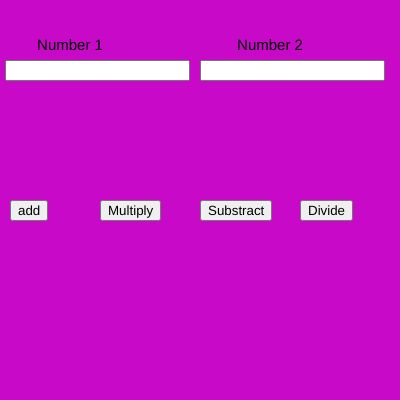
Frame 1 (no input)
Frame 60 (no input): identical to frame 1, image omitted
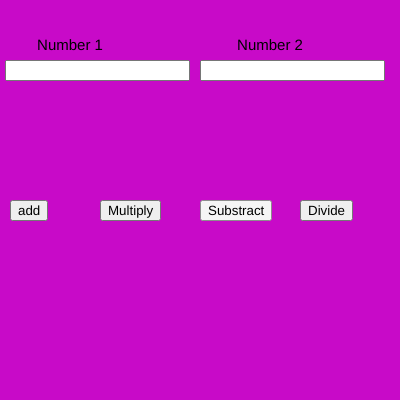
Frame 120 (the mouse pressed at the canvas centre since frame 60)

The p5.js sketch that drew these frames (run headless with seeded random() and noise() and a simulated clock; from frame 60 on, the mouse is pressed at the canvas centre):

// p5.js sketch
// ── sketch.js
var n1,n2;
var b1,b2,b3,b4;
var int1,int2;
function setup() {
  
  createCanvas(400, 400);
  
  num1 = createInput();
  num1.position(5, 60);
  
  num2 = createInput();
  num2.position(200, 60);
  
  b1 = createButton("add");
  b1.position(10, 200);
  b1.mousePressed(add);
  
  b2 = createButton("Multiply");
  b2.position(100, 200);
  b2.mousePressed(mul);

  b3 = createButton("Substract");
  b3.position(200, 200);
  b3.mousePressed(sub);

  b4 = createButton("Divide");
  b4.position(300, 200);
  b4.mousePressed(Divide);
  
  
  textAlign(CENTER);
  textSize(15);
}

function draw() {
  background(200,10,200)
  text("Number 1",70,50)
  text("Number 2",270,50)
  int1=parseInt(num1.value());
  int2=parseInt(num2.value());


}
function add(){
console.log(int1+int2);
}
function mul(){
console.log(int1*int2);
}
function sub(){
  console.log(int1-int2);
}
function Divide(){
  console.log(int1/int2);
}
